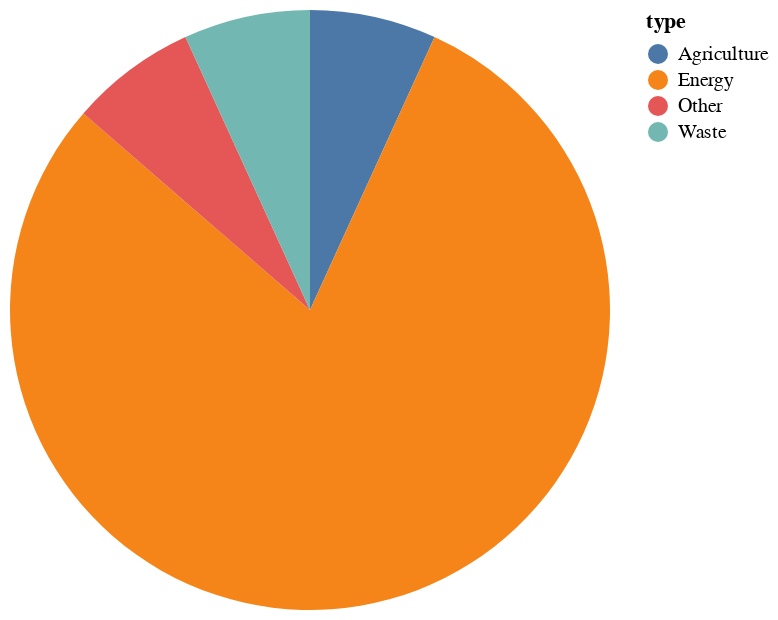

This figure's notebook cell:
### Code cell
import altair as alt
import pandas as pd

alt_pie = alt.Chart(base_dados_sem_world).mark_arc().encode(
    theta='count()',
    color='type:N',
    tooltip = ['type','count()'],
).properties(
    width=300,
    height=300
)

alt_pie

### Figure 1 — Vega-Lite specification as saved in the notebook (floating-point values rounded to 4 significant figures; data arrays with more than 128 entries replaced by an {"elided": "..."} marker saying what was removed)
{"config": {"view": {"continuousWidth": 400, "continuousHeight": 300}}, "data": {"name": "data-bddfc3664ff23334b07517f608e37846"}, "mark": "arc", "encoding": {"color": {"field": "type", "type": "nominal"}, "theta": {"aggregate": "count", "type": "quantitative"}, "tooltip": [{"field": "type", "type": "nominal"}, {"aggregate": "count", "type": "quantitative"}]}, "height": 300, "width": 300, "$schema": "https://vega.github.io/schema/vega-lite/v4.17.0.json", "datasets": {"data-bddfc3664ff23334b07517f608e37846": {"elided": "1526 records"}}}
